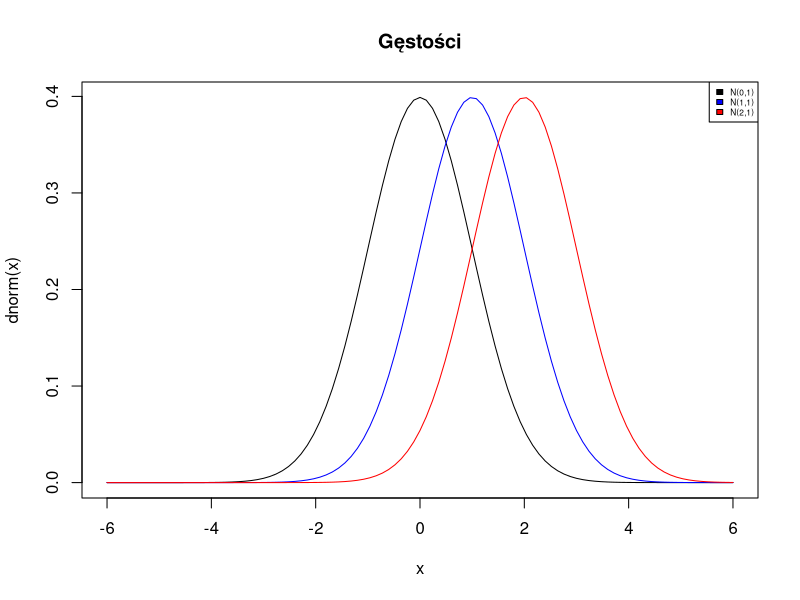
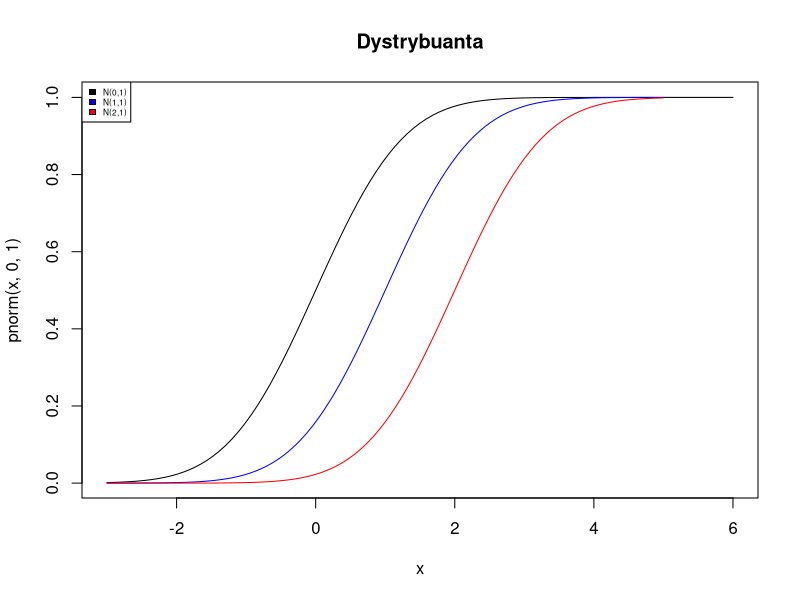
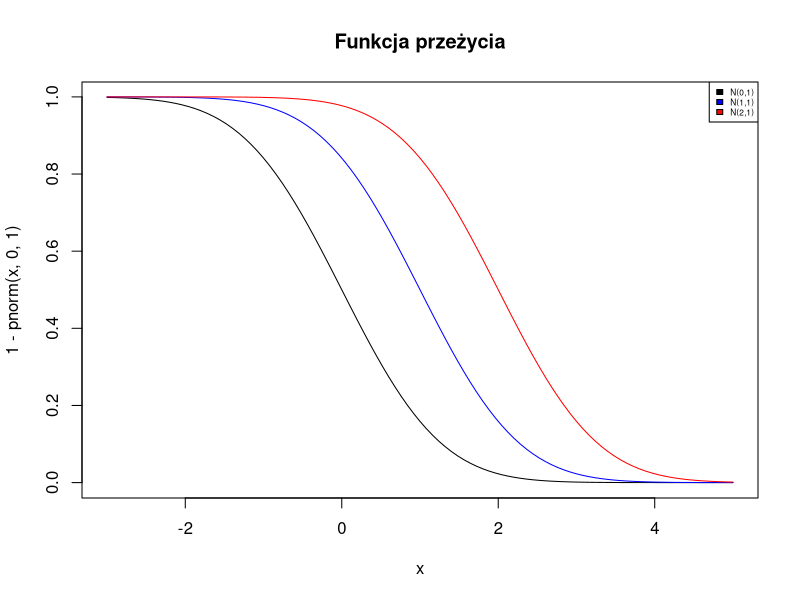
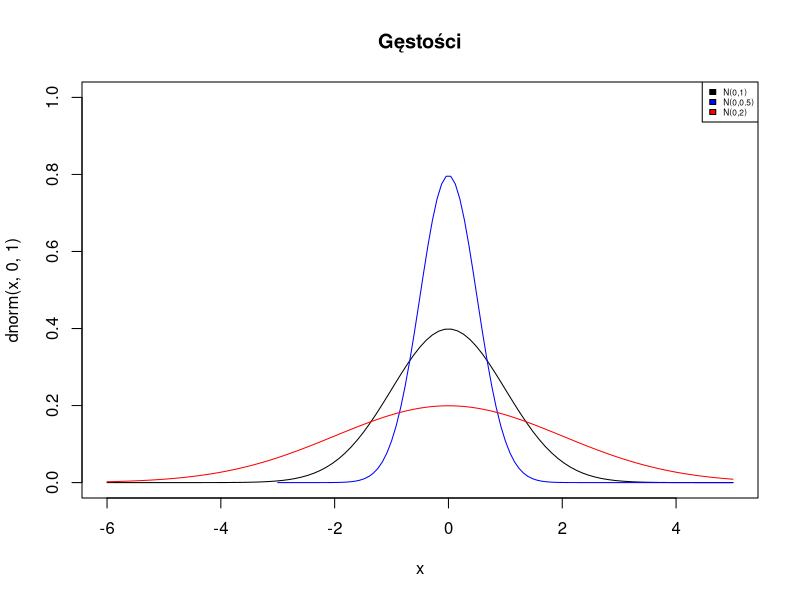
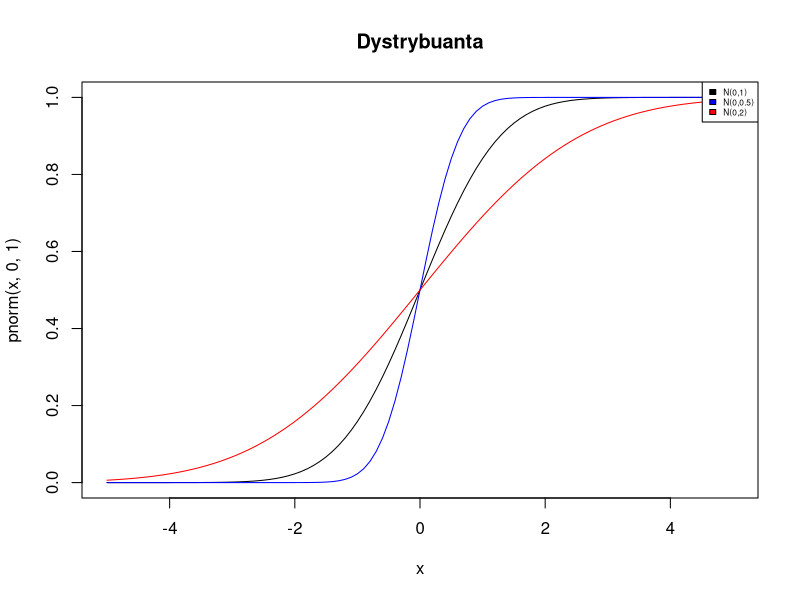
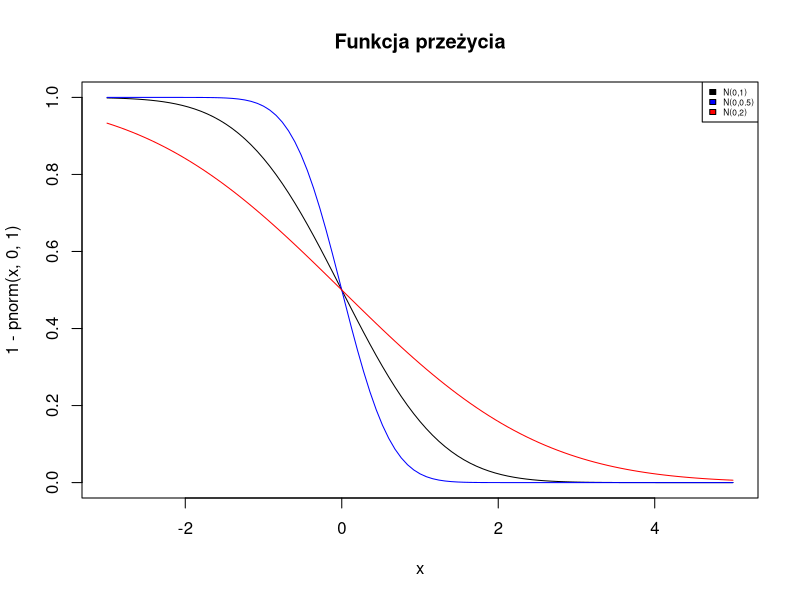
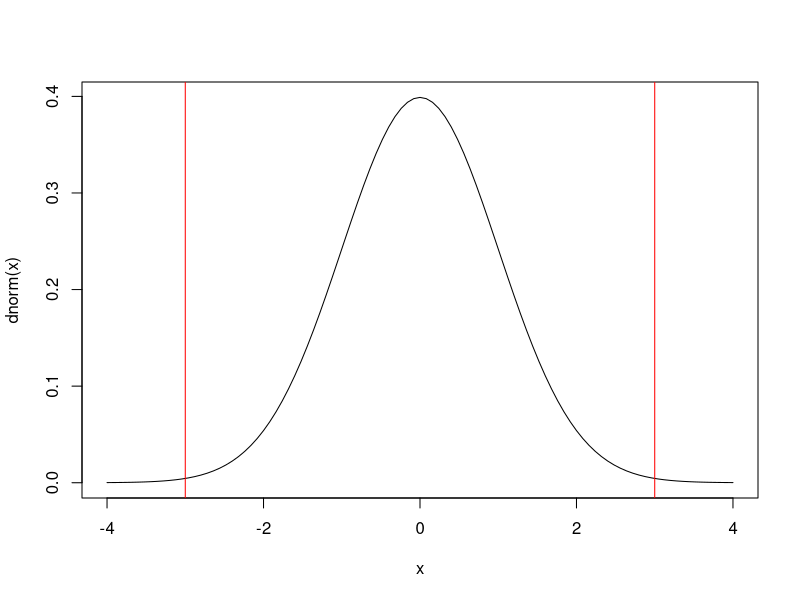
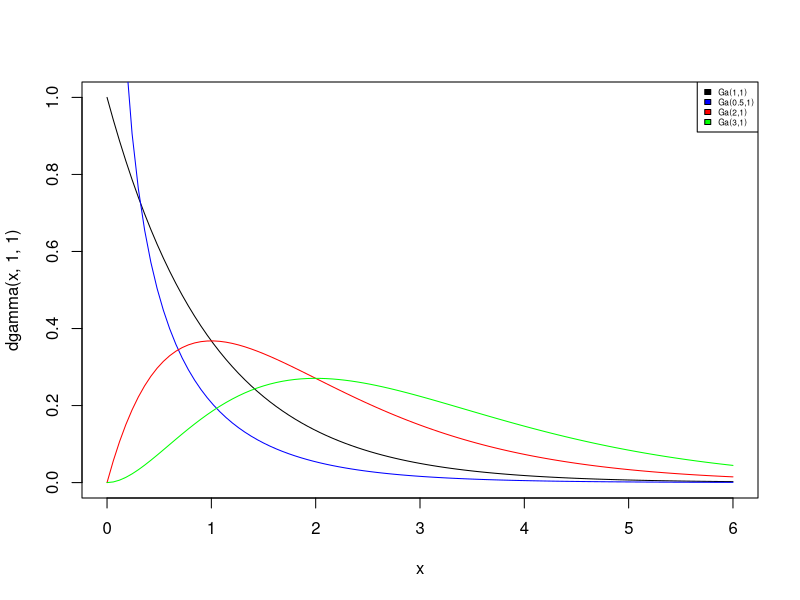

The R source for these figures, in order:
###       STATYSTYKA MATEMATYCZNA       ###
###           LABORATORIUM 1            ###
###           Rozwiazania               ###


# Zadanie 1 ---------------------------------------------------------------

# a)

curve(dnorm(x), from = -6, to = 6)
curve(dnorm(x,1,1), from = -6, to = 6, col = 'blue', add = T)
curve(dnorm(x,2,1), from = -6, to = 6, col = 'red', add = T)
legend("topright", c("N(0,1)", "N(1,1)", "N(2,1)"),
       fill = c("black", "blue", "red"), cex = 0.5)
title("Gęstości")

curve(pnorm(x, 0, 1), from = -3, to = 6)
curve(pnorm(x, 1, 1), xlim = c(-3, 5), col = 'blue', add = TRUE)
curve(pnorm(x, 2, 1), xlim = c(-3, 5), col = 'red', add = TRUE)
legend("topleft", c("N(0,1)", "N(1,1)", "N(2,1)"),
       fill = c("black", "blue", "red"), cex = 0.5)
title("Dystrybuanta")

# funkcja przeżycia - ogon dystrybuanty
curve(1 - pnorm(x, 0, 1), from = -3, to = 5)
curve(1 - pnorm(x, 1, 1), from = -3, to = 5, col = 'blue', add = TRUE)
curve(1 - pnorm(x, 2, 1), from = -3, to = 5, col = 'red', add = TRUE)
legend ("topright", c("N(0,1)","N(1,1)","N(2,1)"),
        fill=c("black","blue", "red"), cex = 0.5)
title("Funkcja przeżycia")

# b) N(0, 1), N(0, 0.5), N(0, 2)

curve(dnorm(x, 0, 1), from = -6, to = 5, ylim = c(0,1))
curve(dnorm(x, 0, 0.5), from = -3, to = 5, col = 'blue', add = TRUE)
curve(dnorm(x, 0, 2), from = -6, to = 5, col = 'red', add = TRUE)
legend ("topright", c("N(0,1)","N(0,0.5)","N(0,2)"),
        fill=c("black","blue", "red"), cex = 0.5)
title("Gęstości")

curve(pnorm(x, 0, 1), xlim = c(-5, 5), ylim = c(0,1), col = 1)
curve(pnorm(x, 0, 0.5), col = 'blue', add = TRUE)
curve(pnorm(x, 0, 2), col = 'red', add = TRUE)
legend ("topright", c("N(0,1)","N(0,0.5)","N(0,2)"),
        fill=c("black","blue", "red"), cex = 0.5)
title("Dystrybuanta")

curve(1 - pnorm(x, 0, 1), xlim = c(-3, 5), ylim = c(0, 1))
curve(1 - pnorm(x, 0, 0.5), xlim = c(-3, 5), col = 'blue', add = TRUE)
curve(1 - pnorm(x, 0, 2), xlim = c(-3, 5), col = 'red', add = TRUE)
legend ("topright", c("N(0,1)","N(0,0.5)","N(0,2)"),
        fill=c("black","blue", "red"), cex = 0.5)
title("Funkcja przeżycia")


# Zadanie 2 ---------------------------------------------------------------

pnorm(3, 0, 1) - pnorm(-3, 0, 1)

# graficznie 
curve(dnorm(x), -4,4)
abline(v=-3, col="red")
abline(v=3,col="red")


# Zadanie 3 ---------------------------------------------------------------

# a) 
pnorm(179, 173, 6)

# b)
pnorm(180, 173, 6) - pnorm(167, 173, 6)

# c)
1 - pnorm(181, 173, 6)

# d)
# 60% jest mniejszych
qnorm(0.6, 173, 6)


# Zadanie 4 ---------------------------------------------------------------

# a)
qnorm(0.95, 0, 1)

# b)
qnorm(0.975, 0, 1)

# c)
qt(0.95, 10)

# d)
qt(0.99, 20)

# e)
qchisq(0.9, 4)

# f)
qchisq(0.95, 10)

# g)
qf(0.95, 2, 10)

# h)
qf(0.99, 3, 18)


# Zadanie 5 ---------------------------------------------------------------

# a)
curve(dgamma(x, 1, 1), xlim = c(0, 6), ylim = c(0, 1))
curve(dgamma(x, 0.5, 1), xlim = c(0, 6), col = 'blue', add = TRUE)
curve(dgamma(x, 2, 1), xlim = c(0, 6), col = 'red', add = TRUE)
curve(dgamma(x, 3, 1), xlim = c(0, 6), col = 'green', add = TRUE)
legend ("topright", c("Ga(1,1)","Ga(0.5,1)","Ga(2,1)", "Ga(3,1)"),
        fill=c("black","blue","red", 'green'), cex = 0.5)

# b) 
curve(dgamma(x, 2, 1), xlim = c(0, 6), ylim = c(0, 1.2))
curve(dgamma(x, 2, 2), xlim = c(0, 6), col = 'blue', add = TRUE)
curve(dgamma(x, 2, 3), xlim = c(0, 6), col = 'red', add = TRUE)
legend ("topright", c("Ga(2,1)","Ga(2,2)","Ga(2,3)"),
        fill=c("black","blue","red"), cex = 0.5)

# Zadanie 6 ---------------------------------------------------------------

# a)
curve(dchisq(x, 5), xlim = c(0, 80), ylim = c(0, 0.2))
curve(dchisq(x, 10), xlim = c(0, 80), col = 'blue', add = TRUE)
curve(dchisq(x, 40), xlim = c(0, 80), col = 'red', add = TRUE)
legend ("topright", c("Chi^2(5)","Chi^2(10)","Chi^2(40)"),
        fill=c("black","blue","red"), cex = 0.5)
# b)
curve(dchisq(x,5),from=0,to=150,ylab="y")
curve(dnorm(x,5,sqrt(2*5)),from=0,to=150,col="red",add=T)

curve(dchisq(x,100),from=0,to=200,col="green")
curve(dnorm(x,100,sqrt(2*100)),from=0,to=150,col="red",add=T)

curve(dchisq(x,1000),from=0,to=2000)
curve(dnorm(x,1000,sqrt(2*1000)),from=0,to=2000,col="red",add=T)


# Zadanie 7 ---------------------------------------------------------------

curve(dt(x, 1), xlim = c(-5, 5), ylim = c(0, 0.4))
curve(dt(x, 5), col = 'blue', add = TRUE)
curve(dt(x, 30), col = 'red', add = TRUE)
legend ("topright", c("t-Student(1)","t-Student(5)","t-Student(30)"),
        fill=c("black","blue","red"), cex = 0.5)

curve(dt(x, 5), xlim = c(-5, 5), ylim = c(0,0.4))
curve(dnorm(x, 0, 1), xlim = c(-5, 5), col = 'blue', add = TRUE)
legend ("topright", c("t-student(5)","N(0,1)"),
        fill=c("black","blue"), cex = 0.5)

curve(dt(x, 40), xlim = c(-5, 5), ylim = c(0,0.4))
curve(dnorm(x, 0, 1), xlim = c(-5, 5), col = 'blue', add = TRUE)
legend ("topright", c("t-student(40)","N(0,1)"),
        fill=c("black","blue"), cex = 0.5)


# Zadanie 8 ---------------------------------------------------------------

# a)
curve(df(x, 10, 5), ylim = c(0, 1), xlim = c(0, 3))
curve(df(x, 10, 10), col = 'blue', add = TRUE)
curve(df(x, 10, 20), col = 'red', add = TRUE)
legend ("topright", c("F-Sned(10,5)","F-Sned(10,10)", "F-Sned(10,20)"),
        fill=c("black","blue","red"), cex = 0.5)

# b)
curve(df(x, 5, 2), ylim = c(0, 1.1))
curve(df(x, 3, 2), col = 'blue', add = TRUE)
curve(df(x, 2, 2), col = 'red', add = TRUE)
legend ("topright", c("F-Sned(5,2)","F-Sned(3,2)", "F-Sned(2,2)"),
        fill=c("black","blue","red"), cex = 0.5)

# c)
curve(df(x, 2, 1), ylim = c(0, 1.1), xlim = c(0, 2))
curve(df(x, 2, 5), col = "blue", add = TRUE)
curve(df(x, 2, 10), col = "red", add = TRUE)
curve(df(x, 2, 20), col = "green", add = TRUE)
legend ("topright", c("F-Sned(2,1)","F-Sned(2,5)", "F-Sned(2,10)",
                      "F-Sned(2,20)"),
        fill=c("black","blue","red", "green"), cex = 0.5)



# Zadanie 9 ---------------------------------------------------------------

curve(dbeta(x, 1, 1), ylim = c(0, 3), xlim = c(0, 1))
curve(dbeta(x, 2, 2), col = "blue", add = TRUE)
curve(dbeta(x, 2, 5), col = "red", add = TRUE)
curve(dbeta(x, 5, 2), col = "green", add = TRUE)
legend ("topright", c("Beta(1,1)","Beta(2,2)", "Beta(2,5)",
                      "Beta(5,2)"),
        fill=c("black","blue","red", "green"), cex = 0.5)


# Zadanie 10 --------------------------------------------------------------

x <- 0:10
barplot(dbinom(x, 10, 0.5), ylim = c(0, 0.3), 
        names.arg = x)
barplot(dbinom(x, 10, 0.25), ylim = c(0, 0.3), names.arg = x)


# Zadanie 13 --------------------------------------------------------------

# a)
1 - pexp(1000, 0.0001)
1 - pexp(10000, 0.0001)
1 - pexp(30000, 0.0001)

# b)
qexp(0.1, 0.0001)























